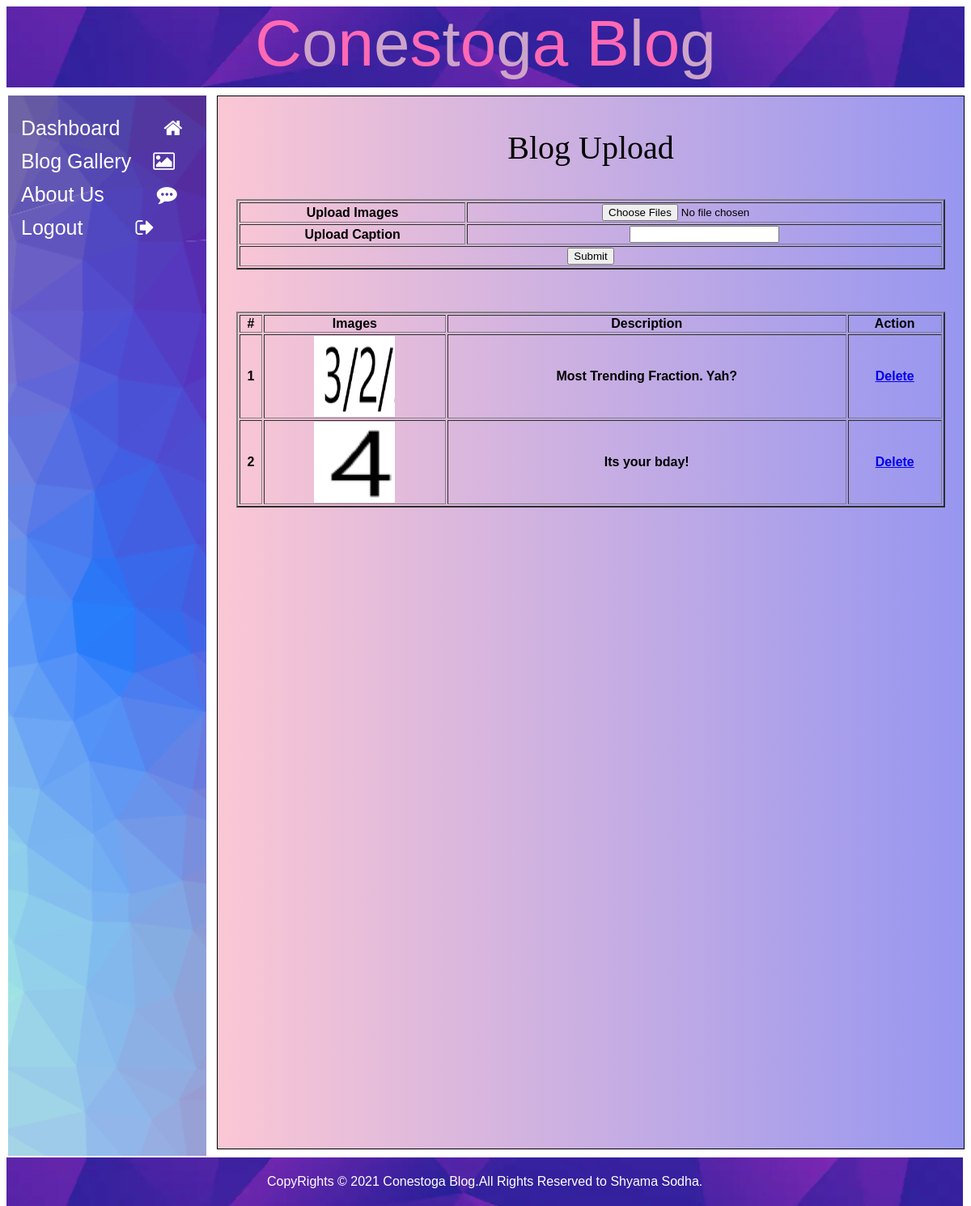
/bloggallery.php (signed in), run on the app's committed database.
### tables this page shows
CREATE TABLE `blogs` (
  `id` int(11) NOT NULL,
  `uid` int(100) NOT NULL,
  `name` varchar(100) NOT NULL,
  `description` varchar(1000) NOT NULL
);

### bloggallery.php (the view, shortened to what this page needs)
<?php
include("connection/cn.php");
@$id=$_SESSION['id'];
?>
<html>
    <head>
    <head>
    <link rel="stylesheet" href="istyle.css">
</head>
    <body style="color:black;">
    <?php include 'sidebar.php' ?>
    <div class="photo" >
        <?php if(@!$_SESSION['email'])
        {?>
        <?php
        $s=mysqli_query($con,"select * from student where status=1");
        while($fet123=mysqli_fetch_array($s))
        {
            $ids=$fet123['id'];?>
            <?php
            $select=mysqli_query($con,"select * from blogs where uid=$ids order by id desc");
            while($rw=mysqli_fetch_array($select))
            {
            ?>
            <div class="gallery">
                <a target="_blank" href="Blogs/<?php echo $rw['name']; ?>">
                <img src="Blogs/<?php echo $rw['name']; ?>">
                </a>
                <div class="desc">
                    Name : <?php echo $fet123['name'];?>
                    <br> Email : <?php echo $fet123['email'];?>
                    <br> Description : <?php echo $rw['description'];?>
                </div>
            </div>
        <?php }}?>
        <?php }
        else {?>
        <p id="hellop" align=center>Blog Upload</p>
        <form  method="post" enctype="multipart/form-data">
            <table border="2" style="color:black; " align=center width="95%" border="2" cellspacing="50%"  style="border-spacing: 15px;">
            <tr>
                <th>Upload Images</th>
                <th><input type="file" multiple name="photo[]"></th>
            </tr>
            <tr>
                <th>Upload Caption</th>
                <th><input type="text" name="description" ></th>
            </tr>
            <tr>
                <td colspan="2" align="center">
                    <input type="submit" name="submit" value="Submit">
                </td>
            </tr>
            </table>
        </form>
        <br>
        <br>
        <table border="2" style="color:black;" align="center" width="95%" >
        <tr>
            <th>#</th>
            <th>Images</th>
            <th>Description</th>
            <th>Action</th>
        </tr>
        <?php
        $sel1=mysqli_query($con,"select * from blogs where uid=$id");
        $i=1;
        while($row=mysqli_fetch_array($sel1)) {?>
        <tr>
            <th><?php echo $i; ?></th>
            <th><img src="Blogs/<?php  echo $row['name']; ?>" width="100px" height="100px" ></th>
            <th><?php echo $row['description']; ?></th>
            <th><a href="bloggallery.php?id=<?php echo $row['id']; ?>">Delete</a></th>
        </tr>
        <?php
         $i++;
        } ?>
    </table>
    <?php } ?>
</div>
</body>
</html>

### istyle.css (style rules this page uses)
body { font-family: 'Arial'; height: 100%; }
.photo { margin-top: 10px; margin-left: 260px; position: relative; background: #9796f0; background: -webkit-linear-gradient(to right, #fbc7d4, #9796f0); background: linear-gradient(to right, #fbc7d4, #9796f0); background-position: center; background-repeat: no-repeat; background-size: cover; height: 1300px; width:auto; border: 1px solid black; }
#hellop { color: black; font-family:fantasy; font-size: 40px; position: relative; }

### data on the page
blogs: name (picture), description "Most Trending Fraction. Yah?"
blogs: name (picture), description "Its your bday!"
